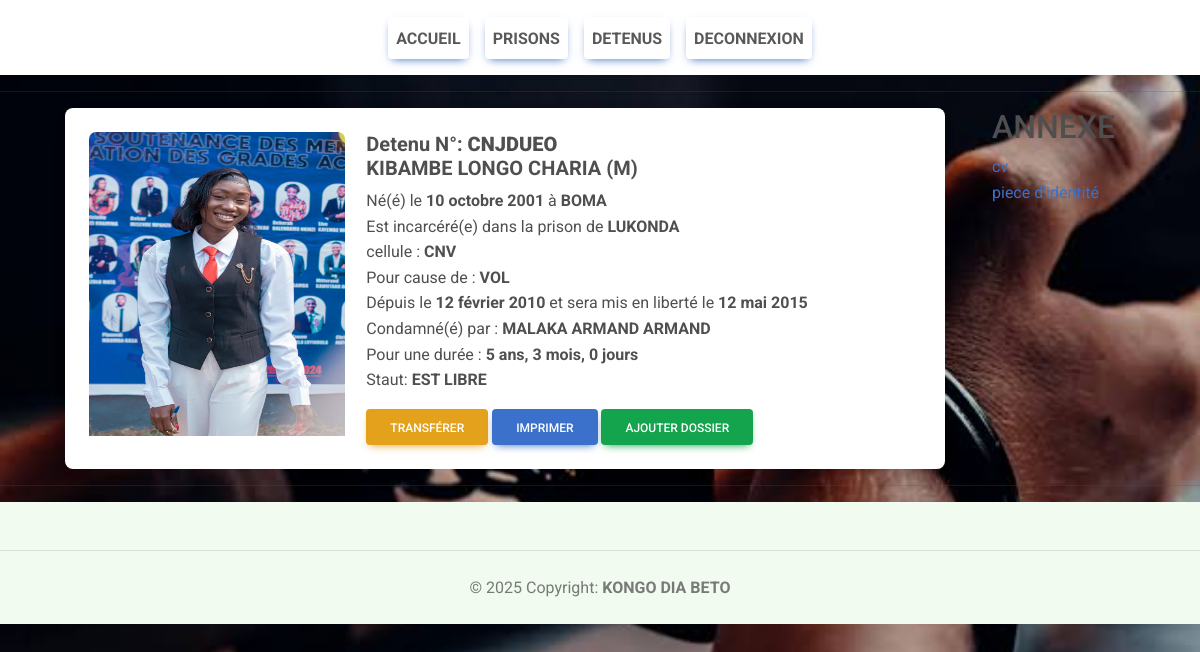
/Detenu/detenu/2/, run on the app's committed database.
### DETENUS/models.py (models this page shows, shortened)
class Detenu(models.Model):
    SEXE = [
        ('M', 'M'),
        ('F', 'F'),
    ]
    SENT = [
        ('A MORT', 'A MORT'),
        ('CAPITALE', 'CAPITALE'),
        ('TRAVAUX FORCES', 'TRAVAUX FORCES'),
    ]
    nom = models.CharField(max_length=15)
    postnom = models.CharField(max_length=15)
    prenom = models.CharField(max_length=15)
    profil = models.FileField(upload_to='photo_detenus')
    matricule = models.CharField(max_length=15, unique=True, default=None)
    sexe = models.CharField(max_length=15, choices=SEXE, default=None)
    date_de_naissance = models.DateField()
    lieu_de_naissance = models.CharField(max_length=100)
    motif = models.CharField(max_length=500)
    peine = models.CharField(max_length=20, choices=SENT, default=None)
    condamne_par = models.ForeignKey(Agent, on_delete=models.CASCADE, default=None)
    prison_incarceree = models.ForeignKey(Prison, on_delete=models.CASCADE, default=None)
    date_entree = models.DateField()
    date_sortie = models.DateField(null=True, blank=True)
    cellule = models.CharField(max_length=15)
    dossiers = models.ManyToManyField(Dossier, blank=True)
    est_libere = models.BooleanField(default=False)
    duree = models.CharField(max_length=50, blank=True, null=True)
    @property
    def est_libere_status(self):
        if self.date_sortie and self.date_sortie < date.today():
            self.est_libere = True
        else:
            self.est_libere = False
        self.save()
        return 'EST LIBRE' if self.est_libere else 'EST TOUJOUR INCARCERE'

class Dossier(models.Model):
    fichier = models.FileField(upload_to='dossier_detenu')
    description = models.CharField(max_length=255, blank=True, null=True)

### PRISON/models.py (models this page shows, shortened)
class Prison(models.Model):
    nom_de_la_prison = models.CharField(max_length=15)
    capacite = models.IntegerField()
    territoire = models.ForeignKey(Territoire, on_delete=models.CASCADE)
    directeur = models.CharField(max_length=15)
    def __str__(self):
        return self.nom_de_la_prison

class Agent(models.Model):
    gra = [
        ("PRES. DE LA COUR D'APPEL", "PRES. DE LA COUR D'APPEL"),
        ("CONS. DE LA COUR D'APPEL", "CONS. DE LA COUR D'APPEL"),
        ("JUGE DE GRANDE INSTANCE", "JUGE DE GRANDE INSTANCE"),
        ("JUGE DE PAIX", "JUGE DE PAIX"),
        ("PROC. GEN. PRE LA COUR D'APPEL", "PROC. GEN. PRE LA COUR D'APPEL"),
        ("PROC. DE LA REP. PRE LE T.G.I", "PROC. DE LA REP. PRE LE T.G.I"),
        ("PROC. DE PAIX", "PROCUREUR DE PAIX"),
        ("MAGISTRAT ADMINISTRATIF", "MAGISTRAT ADMINISTRATIF"),
    ]
    nom_Agent = models.CharField(max_length=15)
    postnom_Agent = models.CharField(max_length=15)
    prenom_Agent = models.CharField(max_length=15)
    localite = models.ForeignKey(Territoire, on_delete=models.CASCADE, default=1)
    instance = models.ForeignKey(Instance, on_delete=models.CASCADE, default=1)
    grade = models.CharField(max_length=50, choices=gra)
    def __str__(self):
        return f'{self.nom_Agent} {self.postnom_Agent} {self.prenom_Agent}'

### DETENUS/views.py (the view)
# urls.py: path('detenu/<int:id>/', views.detenuInfo, name='detenuInfo'),
def detenuInfo(request, id):
    Pri = Detenu.objects.get(id=id)
    return render(request, 'Detenu/infoPrisonnier.html', {'Pri': Pri})

### templates/Detenu/infoPrisonnier.html (shortened to what this page needs)
{% extends 'Detenu/base.html' %}
{% load static %}
{% block content %}
<body>
    <hr>
    <div class="container">
        <div class="row">
            <div class="card mx-auto col-lg-12" style="max-width:55rem; max-height: 50rem;">
                <div class="col-lg-12">
                    <div class="row">
                        <div class="card-body row">
                            <div class="col-md-4">
                                <div class="">
                                    <img src="{{Pri.profil.url}}" style="width: 16rem; height: 19rem;"  class="card-img-top" alt="Sunset Over the Sea"/>
                                </div>
                            </div>
                            <div class="col-md-8">
                            <h5 class="card-title"><strong>Detenu N°: <strong>{{ Pri.matricule }}</strong>  <br> {{Pri.nom}}  {{Pri.postnom}}  {{Pri.prenom}} ({{Pri.sexe}})</strong></h5>
                            <div class="">
                                <p class="text-right text-j">
                                    Né(é) le <strong>{{ Pri.date_de_naissance }}</strong> à <strong>{{ Pri.lieu_de_naissance }}</strong> <br>
                                    Est incarcéré(e) dans la prison de <strong>{{ Pri.prison_incarceree }}</strong> <br>
                                    cellule : <strong>{{ Pri.cellule }}</strong> <br>
                                    Pour cause de : <strong>{{ Pri.motif }}</strong> <br>
                                    Dépuis le <strong>{{ Pri.date_entree }}</strong> et sera mis en liberté le <strong>{{ Pri.date_sortie }}</strong> <br>
                                    Condamné(é) par : <strong>{{ Pri.condamne_par }}</strong> <br>
                                    Pour une durée : <strong>{{ Pri.duree }}</strong><br>
                                    Staut: <strong>{{ Pri.est_libere_status }}</strong><br>
                                </p>
                                <a href="{% url 'transfert_detenu' Pri.id %}" class="btn btn-warning">Transférer</a>
                                <button onclick="printDetenuInfo()" class="btn btn-primary">Imprimer</button>
                                <a href="{% url 'ajouter_dossier' Pri.id %}" class="btn btn-success">Ajouter Dossier</a>
                            </div>
                            </div>
                        </div>
                    </div>
                </div>
            </div>
            <div class="col-md-2 ">
                <h2>ANNEXE</h2>
                {% for dossier in Pri.dossiers.all %}
                    <a href="{{ dossier.fichier.url }}" target="_blank">{{ dossier.description }}</a><br>
                {% endfor %}
            </div>
        </div>
    </div>
    </div><hr>
</body>
{% endblock content %}

### DETENUS/static/css/style.css (style rules this page uses)
body { background-image: url('../img/6.jpeg'); background-color: rgb(255, 255, 255); background-size: 100%; background-position: none; background-repeat: no-repeat; }

### data on the page
Detenu: profil (picture), matricule "CNJDUEO", nom "KIBAMBE", postnom "LONGO", prenom "CHARIA", sexe "M", date_de_naissance "10 octobre 2001", lieu_de_naissance "BOMA", prison_incarceree "LUKONDA", cellule "CNV", motif "VOL", date_entree "12 février 2010", date_sortie "12 mai 2015", condamne_par "MALAKA ARMAND ARMAND", duree "5 ans, 3 mois, 0 jours", est_libere_status "EST LIBRE"
Dossier: description "cv"
Dossier: description "piece d'identité"
